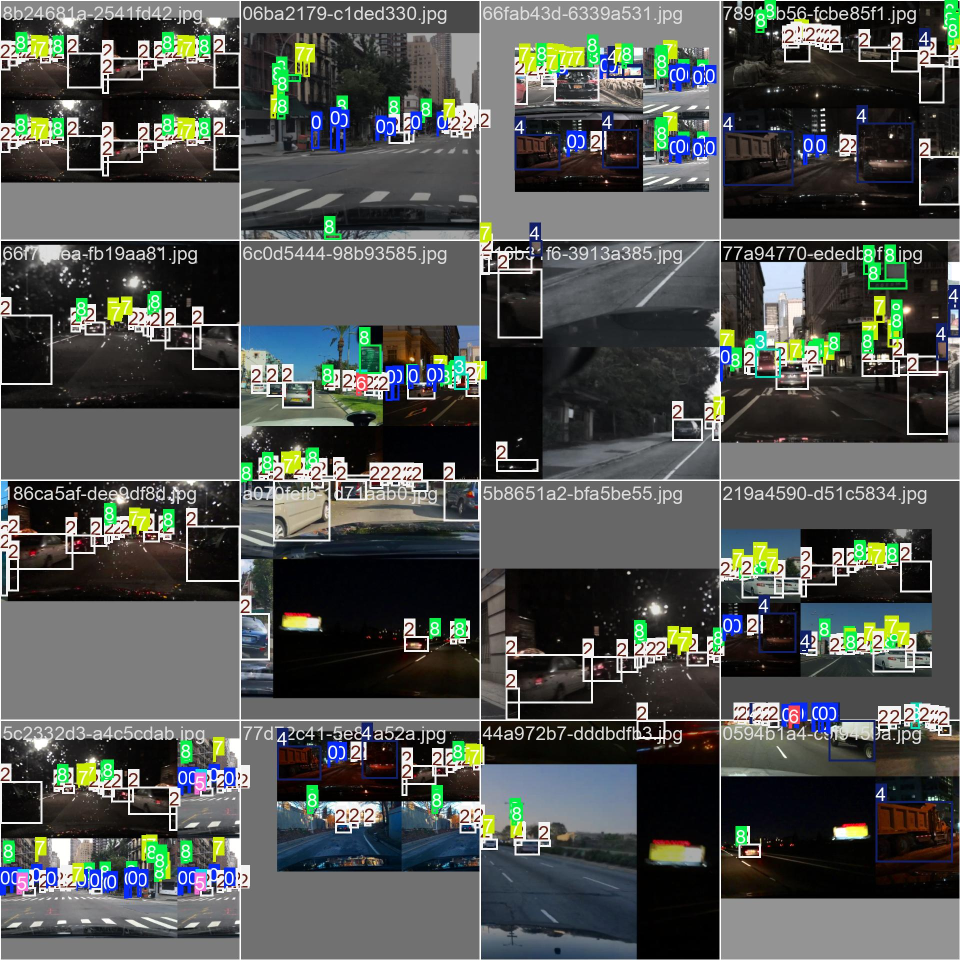
#> input picture LAB10/runs/bdd100k/train_batch0.jpg, 1920 x 1920 px (shown at 1/2 size)
$ python -i preprocessing.py   (imports and definitions only)
#> lines starting #> are read from the running program, lines starting #| are printed output that depends on the picture
import cv2
import numpy as np

def preprocess_image(image, img_size=100):
    """ย่อขนาดภาพและแปลงสีให้ถูกต้อง คืนค่าเป็น None ถ้าภาพใช้ไม่ได้"""

    if image is None or image.size == 0:
        return None

    # cv2 จะอ่านภาพเข้ามาเป็น BGR ต้องแปลงเป็น RGB เพื่อให้สีถูกต้อง
    if image.ndim == 2:
        image = cv2.cvtColor(image, cv2.COLOR_GRAY2RGB) # กรณีภาพขาวดำ
    else:
        image = cv2.cvtColor(image, cv2.COLOR_BGR2RGB)  # กรณีภาพสีทั่วไป

    # ย่อขนาดภาพให้เป็นสี่เหลี่ยมจัตุรัสตาม img_size (INTER_AREA เหมาะกับการย่อภาพที่สุด)
    image = cv2.resize(
        image,
        (img_size, img_size),
        interpolation=cv2.INTER_AREA
    )

    return image

def to_features(images):
    """
    แปลงข้อมูลภาพเป็น array ที่พร้อมเข้าสู่โมเดล
    - เก็บข้อมูลเป็นชนิด uint8 (0-255) แทนที่จะเป็น float32 เพื่อประหยัด RAM ถึง 4 เท่า
    - การหารค่าสีให้อยู่ในช่วง 0-1 (หรือ -1 ถึง 1) จะไปทำในเลเยอร์ของตัวโมเดลแทน
    """
    return np.ascontiguousarray(images, dtype=np.uint8)

>>> import cv2
>>> picture = cv2.imread('../../LAB10/runs/bdd100k/train_batch0.jpg')
#> picture is the input picture: shape (1920, 1920, 3); mean B, G, R 81.6, 84.4, 80.9
>>> result = preprocess_image(picture)
#> in preprocess_image, `image = cv2.resize( image, (img_size, img_size), interpolation=cv2.INT..`:
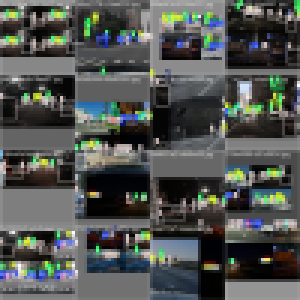
#> image: shape (100, 100, 3) (shown 3 times larger); mean R, G, B 80.9, 84.4, 81.6

$ run again, on LAB10/runs/bdd100k/train_batch1.jpg
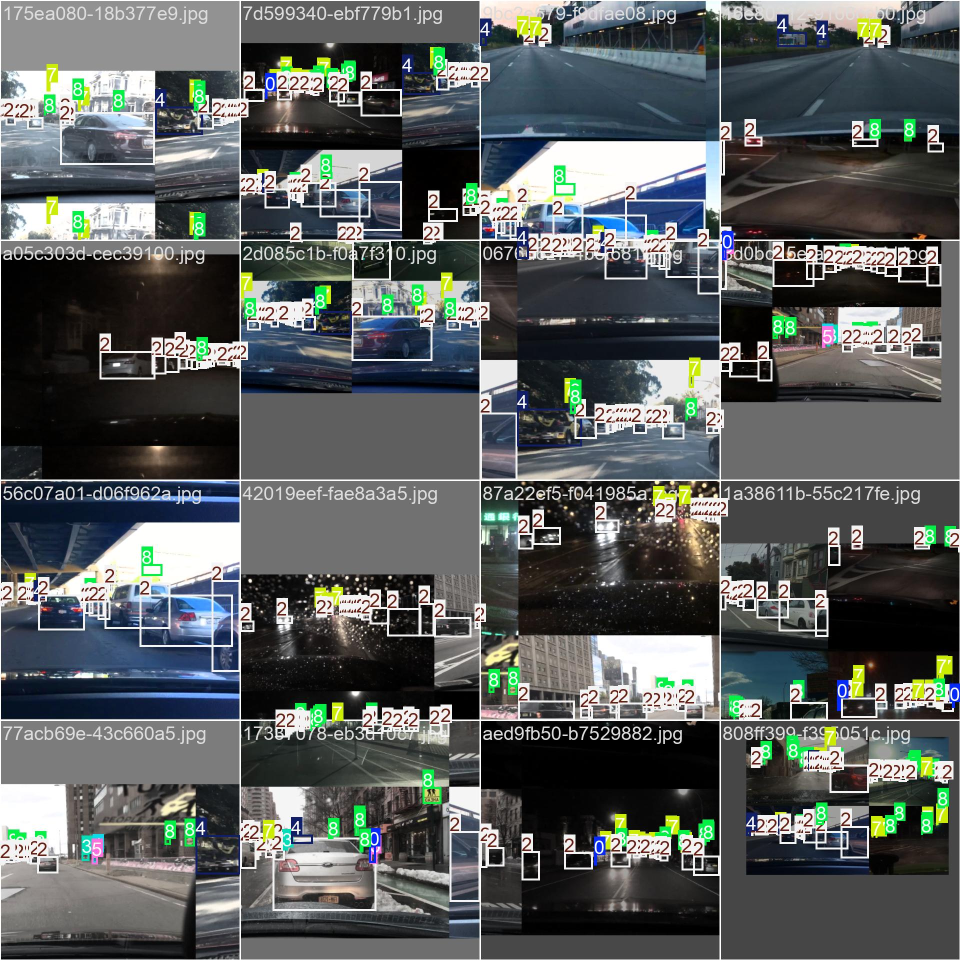
#> input picture LAB10/runs/bdd100k/train_batch1.jpg, 1920 x 1920 px (shown at 1/2 size)
#> picture is the input picture: shape (1920, 1920, 3); mean B, G, R 92.5, 93, 88.6
#> in preprocess_image, `image = cv2.resize( image, (img_size, img_size), interpolation=cv2.INT..`:
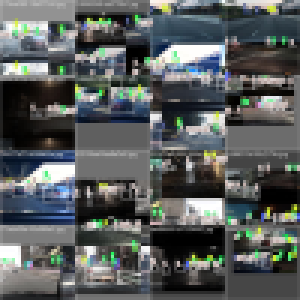
#> image: shape (100, 100, 3) (shown 3 times larger); mean R, G, B 88.6, 93, 92.5

$ run again, on LAB10/runs/bdd100k/train_batch2.jpg
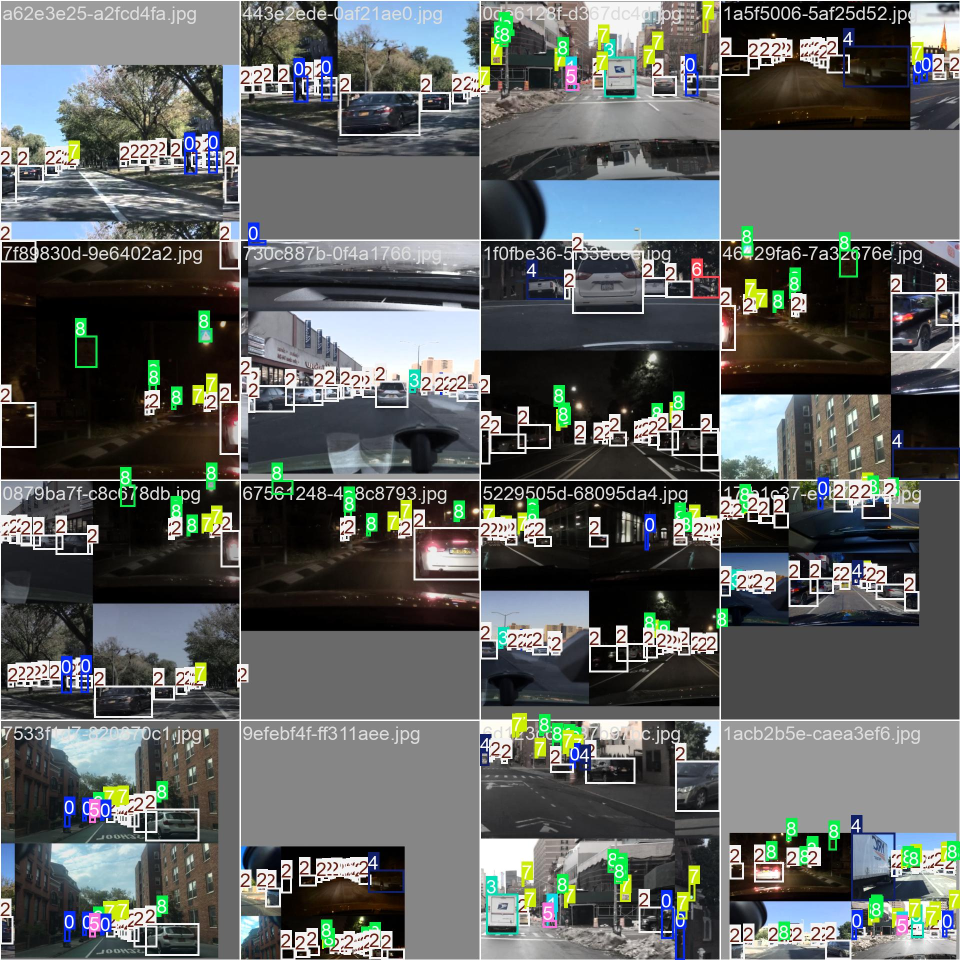
#> input picture LAB10/runs/bdd100k/train_batch2.jpg, 1920 x 1920 px (shown at 1/2 size)
#> picture is the input picture: shape (1920, 1920, 3); mean B, G, R 96.2, 97.7, 94.2
#> in preprocess_image, `image = cv2.resize( image, (img_size, img_size), interpolation=cv2.INT..`:
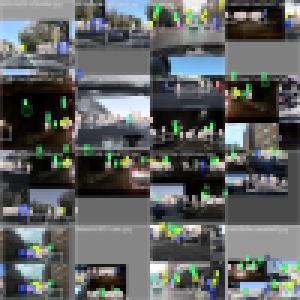
#> image: shape (100, 100, 3) (shown 3 times larger); mean R, G, B 94.2, 97.7, 96.2
